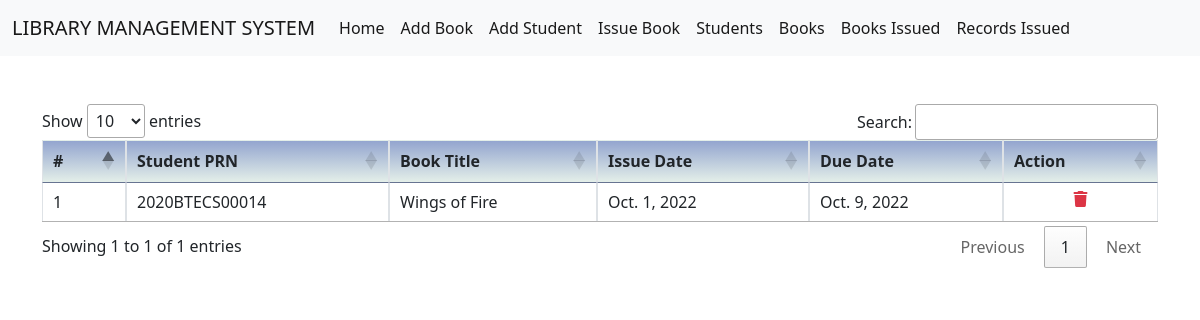
Page /books_issued/ on the earlier database version.
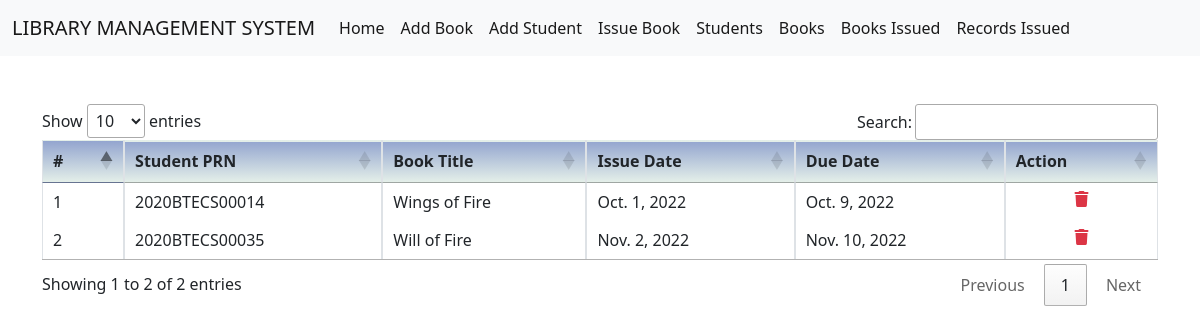
Same page on the later database version.
### system/models.py (models this page shows, shortened)
class Book_Issue(models.Model):
    prn = models.CharField(max_length=100)
    book_title = models.CharField(max_length=200)
    issue_date = models.DateField(auto_now=True,help_text="Date the book is issued")
    due_date = models.DateField(default=get_returndate(),help_text="Date the book is due to")

### system/views.py (the view)
# urls.py: path('books_issued/', views.books_issued,name='books_issued'),
def books_issued(request):
    books_issued = Book_Issue.objects.all().values()
    return render(request, 'system/books_issued.html',{'books_issued':books_issued})

### system/templates/system/books_issued.html (shortened to what this page needs)
{% extends 'system/base.html' %}
{% block body %}
<link href="https://cdn.datatables.net/1.10.15/css/jquery.dataTables.min.css" rel="stylesheet"/>
<div class="container mt-5">
<table id="myTable" class="table table-bordered" width="100%" cellspacing="0">
        <thead>
            <tr style="background-image: linear-gradient(#93A5CF , #E4EfE9);">
                <th>#</th>
                <th>Student PRN</th>
                <th>Book Title</th>
                <th>Issue Date</th>
                <th>Due Date</th>
                <th>Action</th>
            </tr>
        </thead>
        <tbody>
            {% for issue in books_issued %}
            <tr class="bg-white">
                <td class="bg-white">{{ forloop.counter }}</td>
                <td class="bg-white">{{ issue.prn }}</td>
                <td class="bg-white">{{ issue.book_title }}</td>
                <td class="bg-white">{{ issue.issue_date }}</td>
                <td class="bg-white">{{ issue.due_date }}</td>
                <td class="bg-white text-center">
                    <a href="{% url 'delete_issue' issue.id %}"><i class="text-danger fa-solid fa-trash"></i></a>
                </td>
            </tr>
            {% endfor %}
        </tbody>
    </table>
</div>
{% endblock body %}

Differences in the rows shown:
added Book_Issue: prn "2020BTECS00035", book_title "Will of Fire", issue_date "Nov. 2, 2022", due_date "Nov. 10, 2022"
Other differences:
text written by a page script: "Show entries Search: Showing 1 to 1 of 1 entries Previous 1 Next" → "Show entries Search: Showing 1 to 2 of 2 entries Previous 1 Next"
